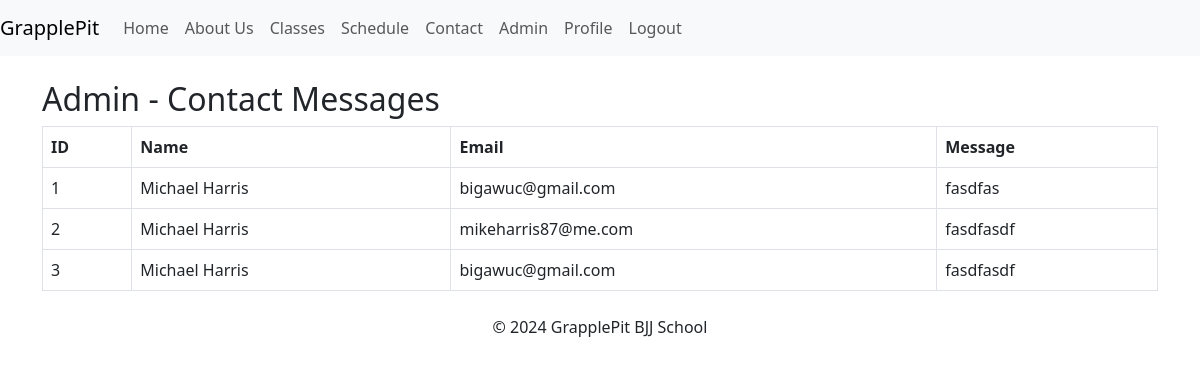
The page /admin (signed in) on the database its author committed.
### app.py (models this page shows)
class ContactMessage(db.Model):
    id = db.Column(db.Integer, primary_key=True)
    name = db.Column(db.String(100), nullable=False)
    email = db.Column(db.String(120), nullable=False)
    message = db.Column(db.Text, nullable=False)

### app.py (the view)
@app.route('/admin')
@login_required
def admin():
    if current_user.role != 'admin':
        flash('You are not authorized to access this page.', 'danger')
        return redirect(url_for('login'))
    messages = ContactMessage.query.all()
    return render_template('admin.html', messages=messages)

### app.py (called while the page is built)
@login_manager.user_loader
def load_user(user_id):
    return User.query.get(int(user_id))

### templates/admin.html
{% extends 'base.html' %}
{% block content %}
    <h2>Admin - Contact Messages</h2>
    {% if messages %}
        <table class="table table-bordered table-hover">
            <thead class="thead-light">
                <tr>
                    <th>ID</th>
                    <th>Name</th>
                    <th>Email</th>
                    <th>Message</th>
                </tr>
            </thead>
            <tbody>
                {% for message in messages %}
                <tr>
                    <td>{{ message.id }}</td>
                    <td>{{ message.name }}</td>
                    <td>{{ message.email }}</td>
                    <td>{{ message.message }}</td>
                </tr>
                {% endfor %}
            </tbody>
        </table>
    {% else %}
        <p>No messages yet!</p>
    {% endif %}
{% endblock %}

### rows shown on the page
ContactMessage: id "1", name "Michael Harris", email "bigawuc@gmail.com", message "fasdfas"
ContactMessage: id "2", name "Michael Harris", email "mikeharris87@me.com", message "fasdfasdf"
ContactMessage: id "3", name "Michael Harris", email "bigawuc@gmail.com", message "fasdfasdf"
